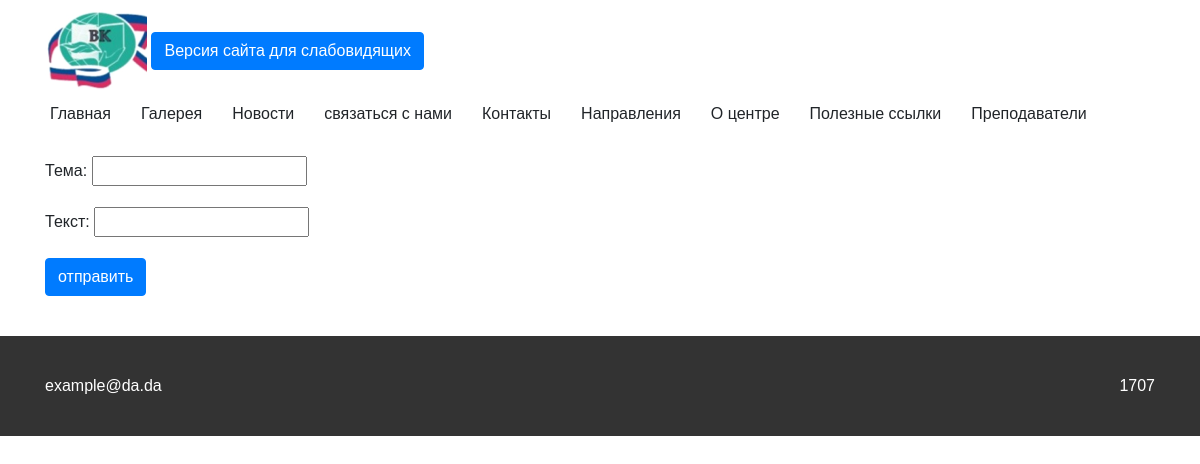
The page /contact_form on the database its author committed.
### main/models.py (models this page shows, shortened)
class InfoPages(models.Model):
    name = models.CharField('название страницы', max_length=40, unique=True)
    content = models.TextField('текст страницы')
    class Meta:
        verbose_name = "дополнительная страница"
        verbose_name_plural = "дополнительные страницы"

class GeneralInfo(models.Model):
    contact_email = models.CharField('имейл, который будет показываться на каждой странице сайта', max_length=50)
    contact_phone = models.CharField('номер телефона, который будет показываться на каждой странице сайта', max_length=50)
    class Meta:
        verbose_name = "общая информация"
        verbose_name_plural = "общая информация"

### main/views.py (the view)
# urls.py: path('contact_form', views.contact_form, name='contact_form')
def contact_form(request):
    if request.method == 'POST':
        form = ContactForm(request.POST)
        if form.is_valid():
            send_mail(form.cleaned_data['subject'], form.cleaned_data['content'], 'razvitiya.tsentr@list.ru', ['herodotus@inbox.ru'], fail_silently=False)
            return redirect('main')
    else:
        form = ContactForm()
    return render(request, 'contact_form.html', {'form': form})

### main/forms.py
class ContactForm(forms.Form):
    subject = forms.CharField(label='Тема', widget=forms.TextInput)
    content = forms.CharField(label='Текст', widget=forms.TextInput)

### main/context_processor.py (called while the page is built)
def extras(request):
    general = GeneralInfo.objects.get(id=1)
    info_pages = InfoPages.objects.values('name')
    return {'general': general, 'info_pages': info_pages}

### templates/contact_form.html (shortened to what this page needs)
{% extends 'base.html' %}
{% block content %}
    <div class="container">
    <form method="post">
        {{ form.as_p }}
        <button type="submit" class="btn btn-primary">отправить</button>
    </form>
    </div>
{% endblock content %}

### templates/include/header.html
{% load static %}
<header class="header" id="header">
        <div class="container">
            <div class="row align-items-center justify-content-lg-between">
                <div class="col-lg-auto">
                    <a href="/"><img src="{% static "img/VC_Logo 1.png" %}" alt="лого колледжа"  class="logo"></a>
                    <a href="#" class="bvi-open btn btn-primary" title="Версия сайта для слабовидящих">Версия сайта для слабовидящих</a>
                </div>
                <div class="col-lg-auto">
                    <nav class="">
                        <ul class="nav d-flex justify-content-center">
                            <li class="nav__item">
                                <a href="/">Главная</a>
                            </li>
                            <li class="nav__item">
                                <a href="{% url 'Gallery' %}">Галерея</a>
                            </li>
                            <li class="nav__item">
                                <a href="{% url 'News' %}">Новости</a>
                            </li>
                            <li class="nav__item">
                                <a href="{% url 'contact_form' %}">связаться с нами</a>
                            </li>
                            {% for i in info_pages %}
                            <li class="nav__item">
                                <a href="/info/{{ i.name }}">{{ i.name }}</a>
                            </li>
                            {% endfor %}
                        </ul>
                    </nav>
                </div>
            </div>
            </div>
    </header>

### templates/include/footer.html
<footer class="footer">
        <div class="container footer__container">
            <div class="email">
                {{ general.contact_email }}
            </div>
            <div class="tel">
                {{ general.contact_phone }}
            </div>
        </div>
    </footer>

### static/css/style.css (style rules this page uses)
body { font-family: 'PT Sans', sans-serif; }
img { max-width: 100%; }
*, *::before, *::after { -webkit-box-sizing: border-box; box-sizing: border-box; }
ul, li { display: block; padding: 0; margin: 0; }
a { color: inherit; }
.header { overflow: hidden; background-color: #fff; z-index: 2; position: fixed; top: 0; width: 100%; }
.nav__item a { padding: 5px; border-radius: 10px; }
.nav__item + .nav__item { margin-left: 20px; }
.footer { margin-top: 40px; background-color: #333333; }
.footer__container { display: -webkit-box; display: -ms-flexbox; display: flex; -webkit-box-pack: justify; -ms-flex-pack: justify; justify-content: space-between; -webkit-box-align: center; -ms-flex-align: center; align-items: center; color: #fff; min-height: 100px; }

### rows shown on the page
InfoPages: name "Контакты"
InfoPages: name "Направления"
InfoPages: name "О центре"
InfoPages: name "Полезные ссылки"
InfoPages: name "Преподаватели"
GeneralInfo: contact_email "example@da.da", contact_phone "1707"
